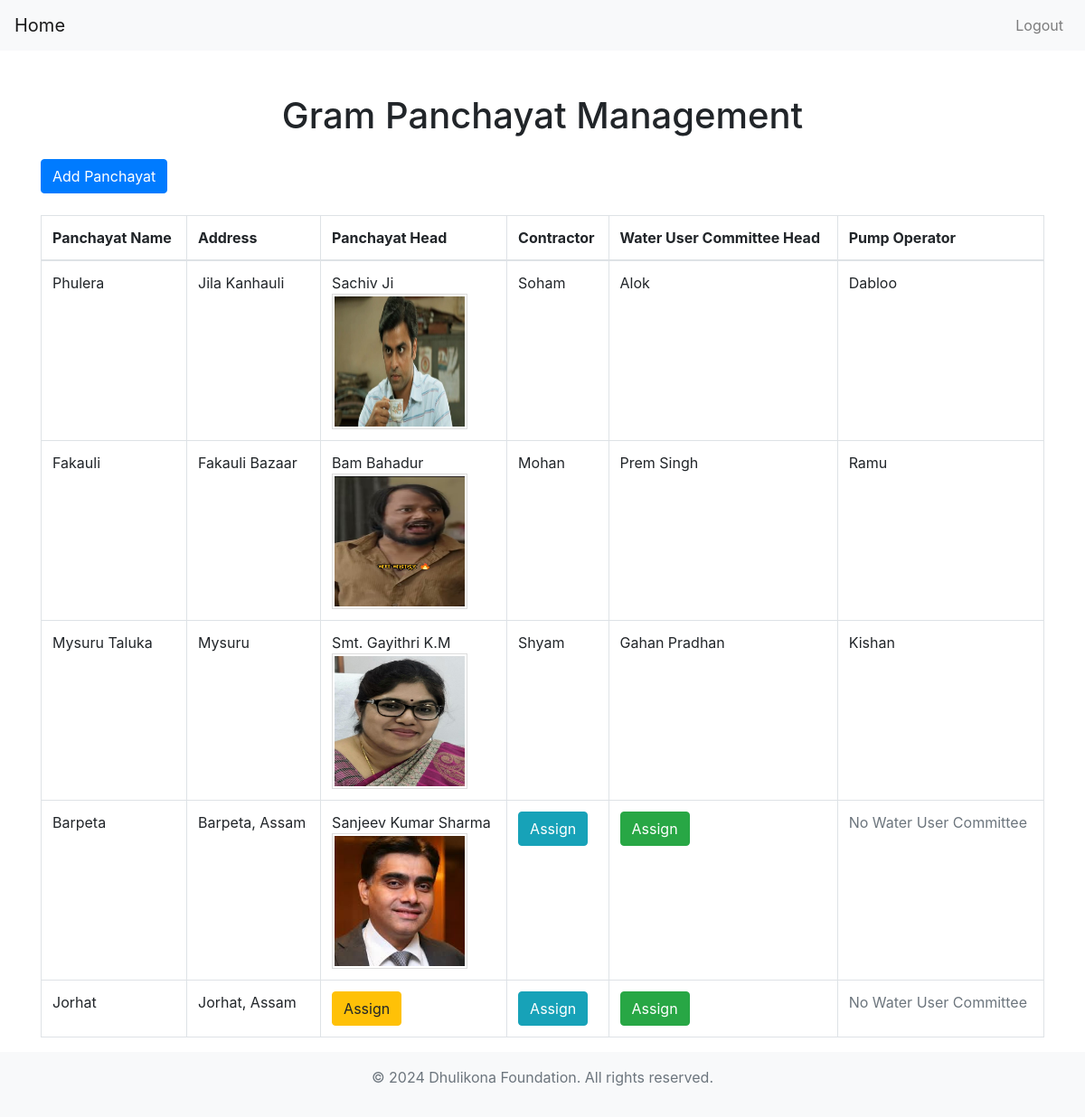
Page /gram-panchayat-management/ (signed in) on the earlier database version.
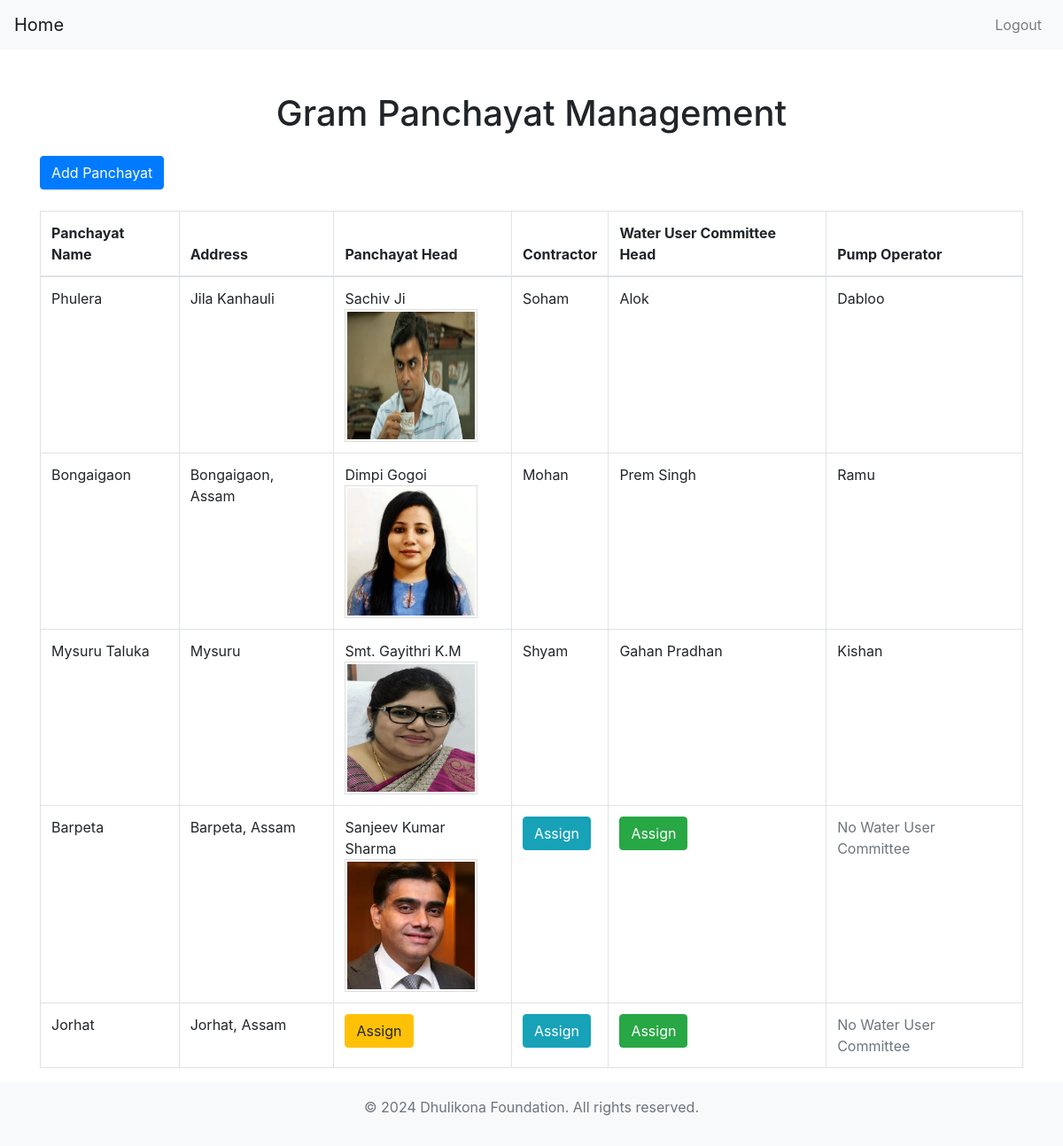
Same page on the later database version.
### water_management/models.py (models this page shows, shortened)
class GramPanchayat(models.Model):
    panchayat_name = models.CharField(max_length=100)
    panchayat_address = models.CharField(max_length=100)
    panchayat_head = models.ForeignKey(Person, related_name="panchayathead", on_delete=models.SET_NULL, null=True, blank=True)
    contractor = models.ForeignKey(Contractor, related_name="contractor_assigned_panchayats", on_delete=models.SET_NULL, null=True, blank=True)

class Person(models.Model):
    ROLE_CHOICES = [
        ('panchayathead', 'Panchayat Head'),
        ('consumer', 'Consumer'),
        ('contractor', 'Contractor'),
        ('watercommitteehead', 'Water Committee Head'),
        ('pumpoperator', 'Pump Operator'),
    ]
    person_name = models.CharField(max_length=100)
    aadhaar = models.CharField(max_length=16)
    contact = models.CharField(max_length=15)
    address = models.CharField(max_length=100)
    photo = models.ImageField(upload_to="profile_image", blank=True)
    person_role = models.CharField(max_length=20, choices=ROLE_CHOICES, default="consumer")
    password = models.CharField(max_length=128)  # Password field, will be hashed
    is_enabled = models.BooleanField(default=True)
    gram_panchayat = models.ForeignKey('GramPanchayat', related_name='residents', on_delete=models.SET_NULL, null=True, blank=True)
    due_days=models.IntegerField(default=0)
    enable_date = models.DateTimeField(default=timezone.now)

class Contractor(models.Model):
    contractor_detail = models.ForeignKey(Person, related_name="contractor_person", on_delete=models.CASCADE)

class WaterUserCommittee(models.Model):
    committee_name = models.CharField(max_length=100)
    committee_head = models.ForeignKey(Person, related_name="watercommitteehead", on_delete=models.SET_NULL, null=True, blank=True)
    committee_panchayat = models.ForeignKey(GramPanchayat, related_name="committeepanchayat", on_delete=models.CASCADE)

class PumpOperator(models.Model):
    operator = models.ForeignKey(Person, related_name="pump_operator", on_delete=models.CASCADE)
    water_user_committee = models.ForeignKey(WaterUserCommittee, on_delete=models.CASCADE)
    working_days = models.PositiveIntegerField(default=0)  # Total days worked

### water_management/views.py (the view)
# urls.py: path('gram-panchayat-management/', gram_panchayat_management, name='gram_panchayat_management'),
@login_required(login_url="portal/login/")
def gram_panchayat_management(request):
    panchayats = GramPanchayat.objects.all()
    context = {
        'panchayats': panchayats
    }
    return render(request, 'gram_panchayat_management.html', context)

### water_management/templates/gram_panchayat_management.html (shortened to what the changed rows need)
<!DOCTYPE html>
<html lang="en">
<head>
    <link href="https://stackpath.bootstrapcdn.com/bootstrap/4.5.2/css/bootstrap.min.css" rel="stylesheet">
</head>
<body>
    <div class="container mt-5">
        <h1 class="text-center mb-4">Gram Panchayat Management</h1>
        <div class="row">
            <div class="col-12">
                <table class="table table-bordered">
                    <thead>
                        <tr>
                            <th scope="col">Panchayat Name</th>
                            <th scope="col">Address</th>
                            <th scope="col">Panchayat Head</th>
                            <th scope="col">Contractor</th>
                            <th scope="col">Water User Committee Head</th>
                            <th scope="col">Pump Operator</th>
                        </tr>
                    </thead>
                    <tbody>
                        {% for panchayat in panchayats %}
                        <tr>
                            <td>{{ panchayat.panchayat_name }}</td>
                            <td>{{ panchayat.panchayat_address }}</td>
                            <td>
                                {% if panchayat.panchayat_head %}
                                    {{ panchayat.panchayat_head.person_name }}
                                    {% if panchayat.panchayat_head.photo %}
                                        <br>
                                        <img src="{{ panchayat.panchayat_head.photo.url }}" alt="Panchayat Head Photo" style="width: 150px; height: 150px; border: 1px solid #ddd; padding: 2px;">
                                    {% endif %}
                                {% else %}
                                    <a href="{% url 'assign_panchayat_head' panchayat.id %}" class="btn btn-warning btn-action">Assign</a>
                                {% endif %}
                            </td>
                            <td>
                                {% if panchayat.contractor %}
                                    {{ panchayat.contractor.contractor_detail.person_name }}
                                {% else %}
                                    <a href="{% url 'assign_contractor' panchayat.id %}" class="btn btn-info btn-action">Assign</a>
                                {% endif %}
                            </td>
                            <td>
                                {% if panchayat.committeepanchayat.exists %}
                                    {{ panchayat.committeepanchayat.first.committee_head.person_name }}
                                {% else %}
                                    <a href="{% url 'assign_water_user_committee' panchayat.id %}" class="btn btn-success btn-action">Assign</a>
                                {% endif %}
                            </td>
                            <td>
                                {% if panchayat.committeepanchayat.exists %}
                                    {% with pump_operators=panchayat.committeepanchayat.first.pumpoperator_set.all %}
                                        {% if pump_operators.exists %}
                                            {{ pump_operators.first.operator.person_name }}
                                        {% else %}
                                            <a href="{% url 'assign_pump_operator' panchayat.id %}" class="btn btn-danger btn-action">Assign</a>
                                        {% endif %}
                                    {% endwith %}
                                {% else %}
                                    <span class="text-muted">No Water User Committee</span>
                                {% endif %}
                            </td>
                        </tr>
                        {% endfor %}
                    </tbody>
                </table>
            </div>
        </div>
    </div>
</body>
</html>

Differences in the rows shown:
changed GramPanchayat "Mohan": panchayat_name "Fakauli" → "Bongaigaon"; panchayat_address "Fakauli Bazaar" → "Bongaigaon, Assam"; panchayat_head.person_name "Bam Bahadur" → "Dimpi Gogoi"; panchayat_head.photo: a different picture
